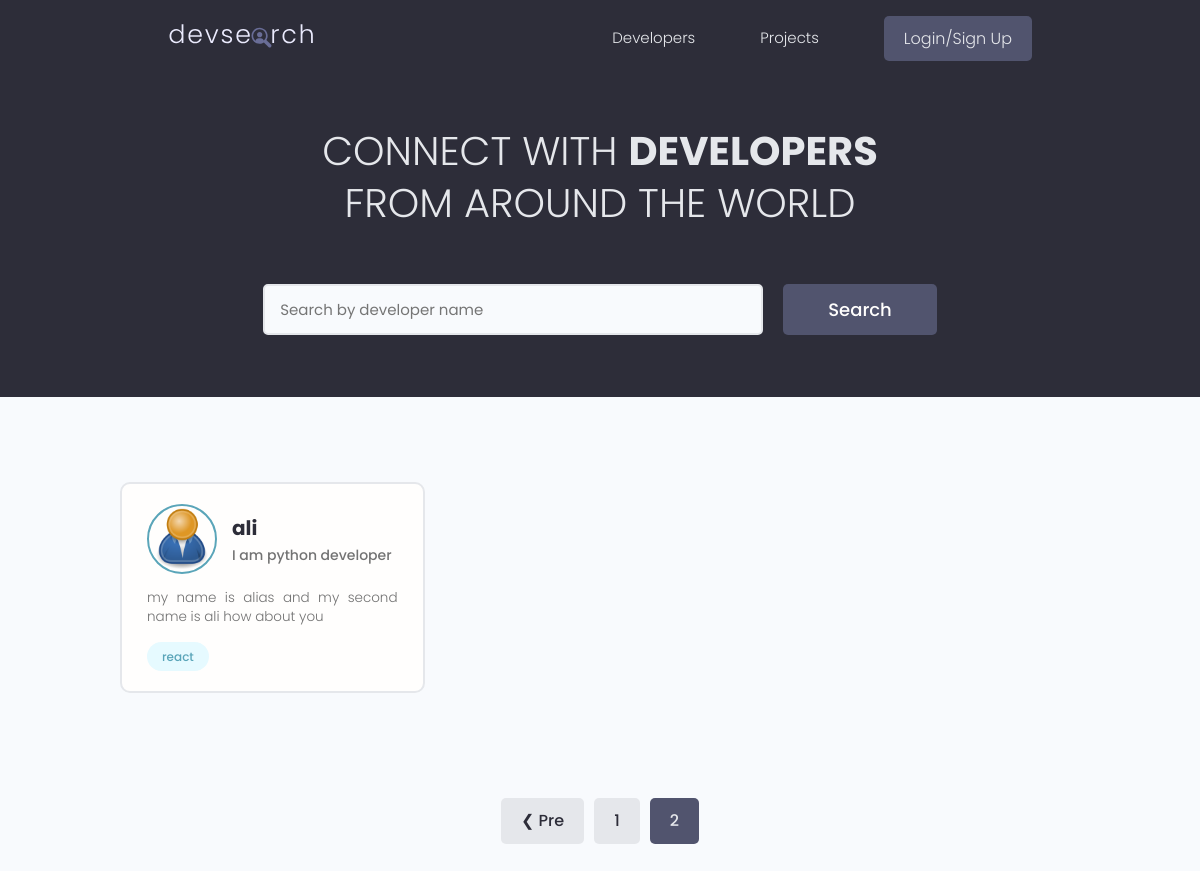
Before: /?page=2 with the older database file.
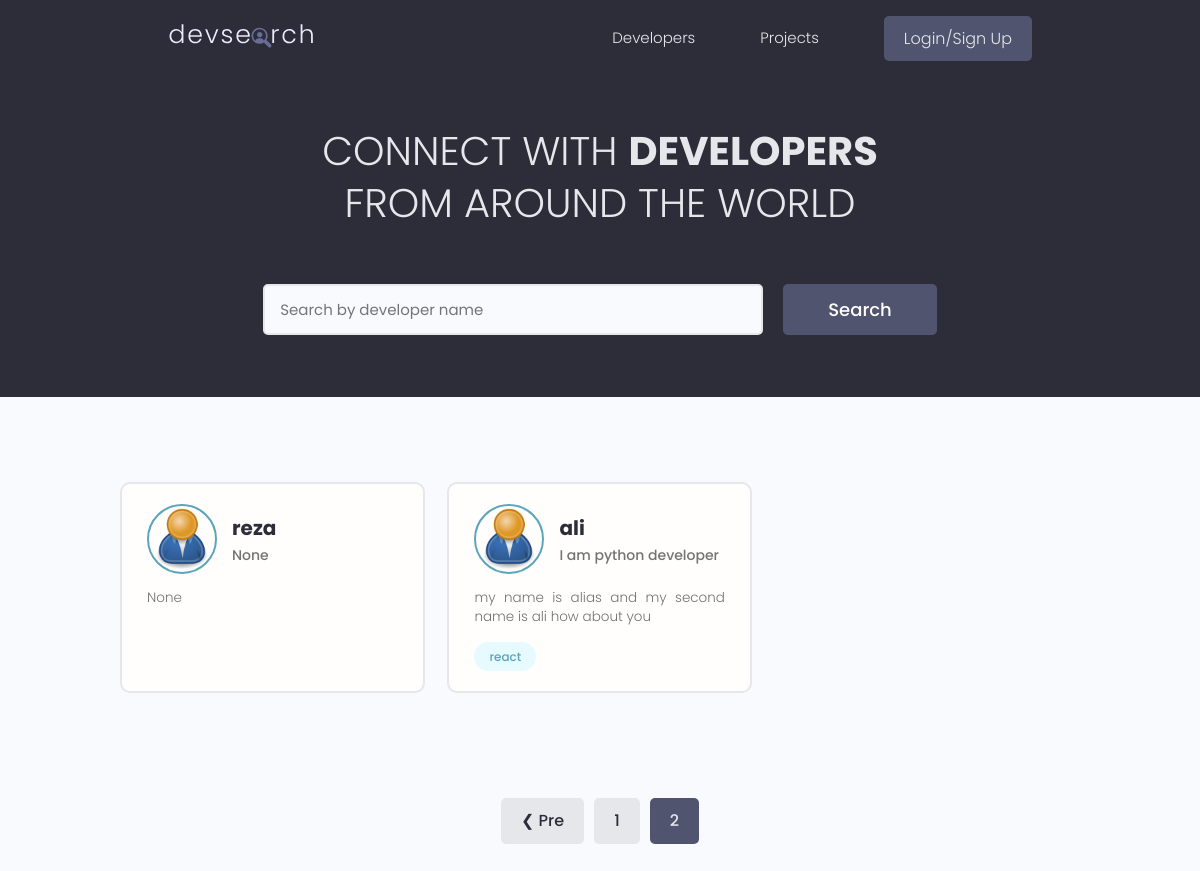
After: the same page with the newer database file.
### users/models.py (models this page shows, shortened)
class Profile(models.Model):
    user = models.OneToOneField(User, on_delete=models.CASCADE, null=True, blank=True)
    name = models.CharField(max_length=200, null=True, blank=True)
    email = models.EmailField(max_length=500, null=True, blank=True)
    username = models.CharField(max_length=200, null=True, blank=True)
    location = models.CharField(max_length=200, null=True, blank=True)
    short_intro = models.CharField(max_length=200, null=True, blank=True)
    bio = models.TextField(null=True, blank=True)
    profile_image = models.ImageField(null=True, blank=True, upload_to='profiles/', default='profiles/user-default.png')
    social_github = models.CharField(max_length=200, null=True, blank=True)
    social_twitter = models.CharField(max_length=200, null=True, blank=True)
    social_linkedin = models.CharField(max_length=200, null=True, blank=True)
    social_youtube = models.CharField(max_length=200, null=True, blank=True)
    social_website = models.CharField(max_length=200, null=True, blank=True)
    created = models.DateTimeField(auto_now_add=True)
    id = models.UUIDField(default=uuid.uuid4, unique=True, primary_key=True, editable=False)

class Skill(models.Model):
    owner = models.ForeignKey(Profile, on_delete=models.CASCADE, null=True, blank=True)
    name = models.CharField(max_length=200, null=True, blank=True)
    description = models.TextField(null=True, blank=True)
    created = models.DateTimeField(auto_now_add=True)
    id = models.UUIDField(default=uuid.uuid4, unique=True, primary_key=True, editable=False)
    def __str__(self):
        return str(self.name)

### users/views.py (the view)
# urls.py: path('', views.profiles, name='profiles'),
def profiles(request):
    profiles, search_query = searchProfile(request)
    custom_range, profiles = paginateProfiles(request, profiles, 1)
    context = {'profiles': profiles, 'search_query': search_query, 'custom_range': custom_range}
    return render(request, 'users/profiles.html', context)

### users/utils.py (called while the page is built)
def paginateProfiles(request, profiles, results):
    page = request.GET.get('page')
    results = 3
    paginator = Paginator(profiles, results)
    try:
        profiles = paginator.page(page)
    except PageNotAnInteger:
        page = 1
        profiles = paginator.page(page)
    except EmptyPage:
        page = paginator.num_pages
        profiles = paginator.page(page)
    leftIndex = (int(page) - 4)
    if leftIndex < 1:
        leftIndex = 1
    rightIndex = (int(page) + 5)
    if rightIndex > paginator.num_pages:
        rightIndex = paginator.num_pages + 1
    custom_range = range(leftIndex, rightIndex)
    return custom_range, profiles

def searchProfile(request):
    search_query = ''
    if request.GET.get('search_query'):
        search_query = request.GET.get('search_query')
    skills = Skill.objects.filter(name__icontains=search_query)
    profiles = Profile.objects.distinct().filter(
        Q(name__icontains=search_query) |
        Q(short_intro__icontains=search_query) |
        Q(skill__in=skills)
    )
    return profiles, search_query

### users/templates/users/profiles.html (shortened to what this page needs)
{% extends 'main.html' %}
{% block content %}
<main class="home">
    <section class="hero-section text-center">
      <div class="container container--narrow">
        <div class="hero-section__box">
          <h2>CONNECT WITH <span>DEVELOPERS</span></h2>
          <h2>FROM AROUND THE WORLD</h2>
        </div>
        <div class="hero-section__search">
          <form id='searchForm' class="form" action="{% url 'profiles' %}" method="get">
            <div class="form__field">
              <input class="input input--text" id="formInput#search" type="text" name="search_query"
                value="{{search_query}}" placeholder="Search by developer name" />
            </div>
            <input class="btn btn--sub btn--lg" type="submit" value="Search" />
          </form>
        </div>
      </div>
    </section>
    <section class="devlist">
      <div class="container">
        <div class="grid grid--three">
        {% for profile in profiles %}
          <div class="column card">
            <div class="dev">
              <a href="{% url 'user-profile' profile.id %}" class="card__body">
                <div class="dev__profile">
                  <img class="avatar avatar--md" src="{{profile.profile_image.url}}" alt="image" />
                  <div class="dev__meta">
                    <h3>{{profile.name}}</h3>
                    <h5>{{profile.short_intro|slice:'60'}}</h5>
                  </div>
                </div>
                <p class="dev__info">{{profile.bio|slice:'150'}}</p>
                <div class="dev__skills">
                {% for skill in profile.skill_set.all|slice:'5' %}
                  <span class="tag tag--pill tag--main">
                    <small>{{skill}}</small>
                  </span>
                  {% endfor %}
                </div>
              </a>
            </div>
          </div>
          {% endfor %}
        </div>
      </div>
    </section>
    {% include "pagination.html" with queryset=profiles custom_range=custom_range %}
  </main>
{% endblock content %}

Changed rows visible on the page:
added Profile: profile_image (placeholder picture), name "reza", short_intro "None", bio "None"
